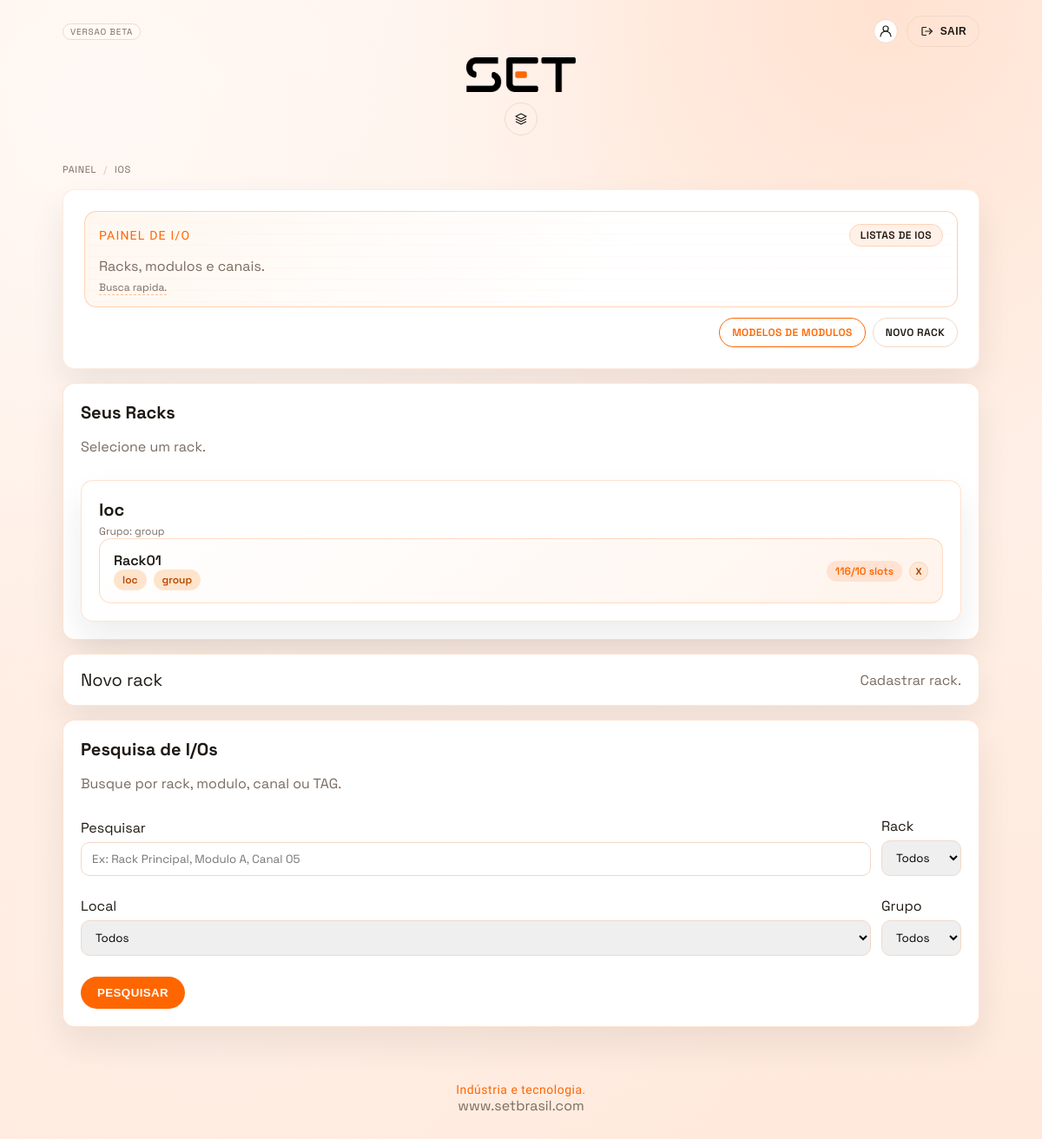
Page /ios/ (signed in) on the committed database.
### core/models.py (models this page shows, shortened)
class LocalRackIO(models.Model):
    cliente = models.ForeignKey(
        "PerfilUsuario",
        on_delete=models.CASCADE,
        related_name="locais_rack",
        null=True,
        blank=True,
    )
    nome = models.CharField(max_length=120)
    class Meta:
        ordering = ["nome"]
        constraints = [
            models.UniqueConstraint(fields=["cliente", "nome"], name="unique_localrackio_cliente_nome"),
        ]

class GrupoRackIO(models.Model):
    cliente = models.ForeignKey(
        "PerfilUsuario",
        on_delete=models.CASCADE,
        related_name="grupos_rack",
        null=True,
        blank=True,
    )
    nome = models.CharField(max_length=120)
    class Meta:
        ordering = ["nome"]
        constraints = [
            models.UniqueConstraint(fields=["cliente", "nome"], name="unique_gruporackio_cliente_nome"),
        ]

class RackIO(models.Model):
    cliente = models.ForeignKey("PerfilUsuario", on_delete=models.CASCADE, related_name="io_racks")
    inventario = models.ForeignKey(
        "Inventario",
        on_delete=models.SET_NULL,
        null=True,
        blank=True,
        related_name="racks_io",
    )
    local = models.ForeignKey(
        "LocalRackIO",
        on_delete=models.SET_NULL,
        null=True,
        blank=True,
        related_name="racks",
    )
    grupo = models.ForeignKey(
        "GrupoRackIO",
        on_delete=models.SET_NULL,
        null=True,
        blank=True,
        related_name="racks",
    )
    id_planta = models.ForeignKey(
        PlantaIO,
        on_delete=models.SET_NULL,
        null=True,
        blank=True,
        related_name="racks",
    )
    nome = models.CharField(max_length=120)
    descricao = models.TextField(blank=True)
    slots_total = models.PositiveSmallIntegerField(
        validators=[MinValueValidator(1), MaxValueValidator(60)],
    )
    criado_em = models.DateTimeField(auto_now_add=True)
    class Meta:
        ordering = ["nome"]

### core/views.py (the view, shortened to what this page needs)
# urls.py: path('ios/', views.ios_list, name="ios_list"),
@login_required
def ios_list(request):
    cliente = _get_cliente(request.user)
    if not cliente and not request.user.is_staff:
        return HttpResponseForbidden("Sem cadastro de cliente.")
    if request.user.is_staff and not cliente:
        inventarios_qs = Inventario.objects.all()
    else:
        inventarios_qs = Inventario.objects.filter(
            Q(cliente=cliente) | Q(id_inventario__in=cliente.inventarios.all())
        )
    locais = LocalRackIO.objects.none()
    grupos = GrupoRackIO.objects.none()
    if cliente:
        locais = LocalRackIO.objects.filter(cliente=cliente).order_by("nome")
        grupos = GrupoRackIO.objects.filter(cliente=cliente).order_by("nome")
    message = None
    if request.user.is_staff and not cliente:
        racks = RackIO.objects.all()
    else:
        racks = RackIO.objects.filter(Q(cliente=cliente) | Q(id_planta__in=cliente.plantas.all()))
    racks = racks.select_related("inventario", "local", "grupo").annotate(
        ocupados=Count("slots", filter=Q(slots__modulo__isnull=False)),
        canais_total=Count("slots__modulo__canais", distinct=True),
        canais_comissionados=Count(
            "slots__modulo__canais",
            filter=Q(slots__modulo__canais__comissionado=True),
            distinct=True,
        ),
    )
    racks_ordered = racks.order_by("local__nome", "grupo__nome", "inventario__nome", "nome")
    rack_groups = []
    grouped = {}
    for rack in racks_ordered:
        rack.all_canais_comissionados = bool(rack.canais_total) and rack.canais_total == rack.canais_comissionados
        local_key = rack.local_id or 0
        grupo_key = rack.grupo_id or 0
        grouped.setdefault(local_key, {}).setdefault(grupo_key, []).append(rack)
    for local_key, groups in grouped.items():
        local = None
        if local_key:
            local = next(iter(groups.values()))[0].local
        group_rows = []
        for grupo_key, items in groups.items():
            grupo = None
            if grupo_key:
                grupo = items[0].grupo
            group_rows.append(
                {
                    "grupo": grupo,
                    "racks": items,
                }
            )
        rack_groups.append(
            {
                "local": local,
                "groups": group_rows,
            }
        )
    channel_types = TipoCanalIO.objects.filter(ativo=True).order_by("nome")
    locais = LocalRackIO.objects.none()
    grupos = GrupoRackIO.objects.none()
    if cliente:
        locais = LocalRackIO.objects.filter(cliente=cliente).order_by("nome")
        grupos = GrupoRackIO.objects.filter(cliente=cliente).order_by("nome")
    search_term = request.GET.get("q", "").strip()
    rack_filter = request.GET.get("rack", "").strip()
    local_filter = request.GET.get("local", "").strip()
    grupo_filter = request.GET.get("grupo", "").strip()
    search_results = []
    search_count = 0
    return render(
        request,
        "core/ios_list.html",
        {
            "racks": racks,
            "rack_groups": rack_groups,
            "channel_types": channel_types,
            "can_manage": bool(cliente),
            "search_term": search_term,
            "rack_filter": rack_filter,
            "local_filter": local_filter,
            "grupo_filter": grupo_filter,
            "search_results": search_results,
            "search_count": search_count,
            "inventarios": inventarios_qs.order_by("nome"),
            "locais": locais,
            "grupos": grupos,
        },
    )

### core/views.py (called while the page is built)
def _get_cliente(user):
    try:
        return user.perfilusuario
    except PerfilUsuario.DoesNotExist:
        email = (user.email or user.username or "").strip().lower()
        if not email:
            return None
        return PerfilUsuario.objects.filter(email__iexact=email).first()

### core/templates/core/ios_list.html (shortened to what this page needs)
{% extends "core/base.html" %}
{% load static %}
{% block breadcrumbs %}
  <nav class="page-crumbs" aria-label="Breadcrumb">
    <a href="{% url 'painel' %}">Painel</a>
    <span class="crumb-sep">/</span>
    <span>IOs</span>
  </nav>
{% endblock %}
{% block content %}
  <section class="card">
    <div class="page-hud">
      <div class="hud-top">
        <div class="hud-title">Painel de I/O</div>
        <div class="hud-pill">Listas de IOs</div>
      </div>
      <div class="page-hud-head">
        <div>
          <p class="page-subtitle">Racks, modulos e canais.</p>
        </div>
      </div>
      <div class="hud-meta">
        <a class="hud-link" href="#pesquisa-io">Busca rapida.</a>
      </div>
    </div>
    <div class="hud-bottom-actions">
      <a class="btn btn-outline btn-compact" href="{% url 'ios_modulos' %}">Modelos de modulos</a>
      {% if can_manage %}
        <a class="btn btn-ghost btn-compact" href="#novo-rack">Novo rack</a>
      {% endif %}
    </div>
  </section>
  <div class="io-layout">
    <section class="io-card">
      <div class="io-card-head">
        <div>
          <h2 class="io-title">Seus Racks</h2>
          <p class="muted">Selecione um rack.</p>
        </div>
      </div>
      {% if rack_groups %}
        {% for group in rack_groups %}
          <div class="io-card" style="margin-top: 12px;">
            <div class="io-card-head">
              <div>
                <h3 class="io-title">
                  {% if group.local %}
                    {{ group.local.nome }}
                  {% else %}
                    Sem local
                  {% endif %}
                </h3>
              </div>
            </div>
            {% for subgroup in group.groups %}
              <div class="proposal-section-subtitle">
                {% if subgroup.grupo %}
                  Grupo: {{ subgroup.grupo.nome }}
                {% else %}
                  Sem grupo
                {% endif %}
              </div>
              <div class="proposal-grid">
                {% for rack in subgroup.racks %}
                  <article class="proposal-card io-proposal-card">
                    <a class="proposal-link" href="{% url 'ios_rack_detail' rack.id %}" aria-label="Abrir rack"></a>
                    <div class="proposal-head">
                      <div>
                        <div class="proposal-title">{{ rack.nome }}</div>
                        {% if rack.local or rack.grupo %}
                          <div class="proposal-badges">
                            {% if rack.local %}
                              <span class="badge badge-tagset">{{ rack.local.nome }}</span>
                            {% endif %}
                            {% if rack.grupo %}
                              <span class="badge badge-tagset">{{ rack.grupo.nome }}</span>
                            {% endif %}
                          </div>
                        {% endif %}
                      </div>
                      <div class="module-meta">
                        <span class="slot-badge">{{ rack.ocupados }}/{{ rack.slots_total }} slots</span>
                        <span class="mini-badge {% if rack.all_canais_comissionados %}mini-badge-ok{% else %}mini-badge-off{% endif %}">
                          {% if rack.all_canais_comissionados %}V{% else %}X{% endif %}
                        </span>
                      </div>
                    </div>
                  </article>
                {% endfor %}
              </div>
            {% endfor %}
          </div>
        {% endfor %}
      {% else %}
        <div class="muted">Nenhum rack cadastrado ainda.</div>
      {% endif %}
    </section>
    <details class="io-card io-discrete" id="novo-rack">
      <summary class="io-discrete-summary">
        <span class="io-title">Novo rack</span>
        <span class="muted">Cadastrar rack.</span>
      </summary>
    </details>
    <section class="io-card io-wide io-search" id="pesquisa-io">
      <div class="io-card-head">
        <div>
          <h2 class="io-title">Pesquisa de I/Os</h2>
          <p class="muted">Busque por rack, modulo, canal ou TAG.</p>
        </div>
      </div>
      <form class="io-search-form" method="get">
        <div class="io-search-row">
          <label class="field io-search-field">
            <span>Pesquisar</span>
            <input type="text" name="q" value="{{ search_term }}" placeholder="Ex: Rack Principal, Modulo A, Canal 05" autocomplete="off">
          </label>
          <label class="field io-search-field">
            <span>Rack</span>
            <select name="rack" id="io-search-rack">
              <option value="">Todos</option>
            </select>
          </label>
          <label class="field io-search-field">
            <span>Local</span>
            <select name="local" id="io-search-local">
              <option value="">Todos</option>
            </select>
          </label>
          <label class="field io-search-field">
            <span>Grupo</span>
            <select name="grupo" id="io-search-grupo">
              <option value="">Todos</option>
            </select>
          </label>
          <div class="io-search-actions">
            <button class="btn btn-primary" type="submit">Pesquisar</button>
          </div>
        </div>
      </form>
    </section>
  </div>
{% endblock %}

### rows in the picture
LocalRackIO: local.nome "loc"
GrupoRackIO: grupo.nome "group"
RackIO: nome "Rack01", local.nome "loc", grupo.nome "group", ocupados "116", slots_total "10", shows "X"
